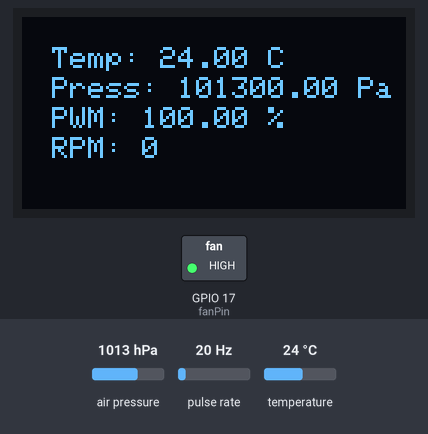
Simulated run of this sketch. Board: ESP32. Shown: 128×64 one-colour display, switched loads named in the sketch (green lamp = pin HIGH). Wiring (inferred from the names in the program): pulse sensor: data GPIO 16. Inputs (shaded band) come from the test bench; at power-on: temperature 24 °C, pulse rate 20 Hz, air pressure 1013 hPa. WiFi joins after 1.5 s; servers stay silent unless stated; the local clock reads 2024-03-15 10:24:30 at power-on unless the sketch sets it; no MQTT or app messages arrive unless stated; what the sketch prints to the serial monitor is not drawn.

Above: at 1.2 s.
1.3 s: temperature set to 20.7 °C
At 5.4 s:
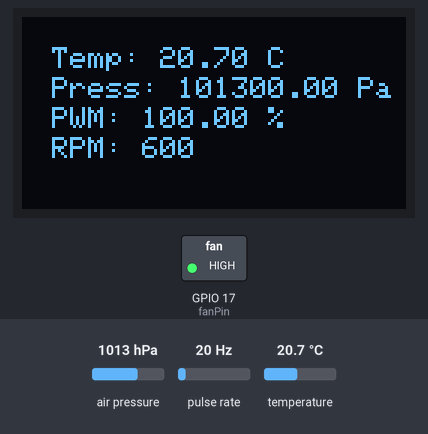
6.5 s: temperature set to 19.6 °C
At 8.2 s:
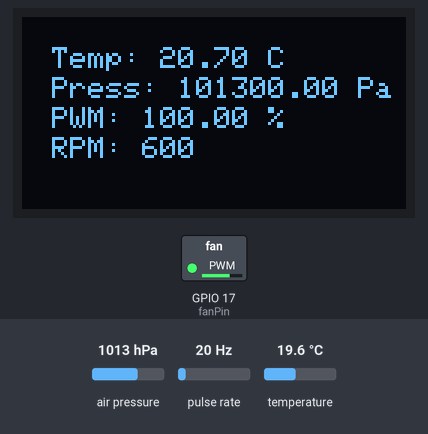
11.5 s: temperature set to 18.7 °C
At 13.2 s:
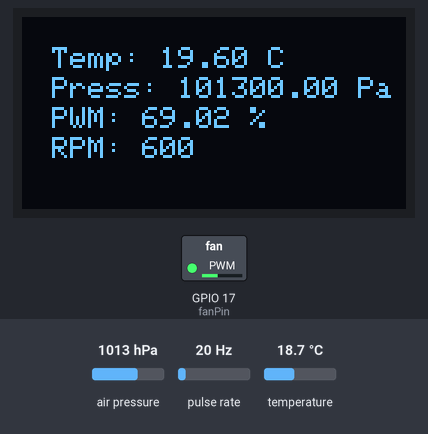
16.5 s: temperature set to 18 °C
At 18.2 s:
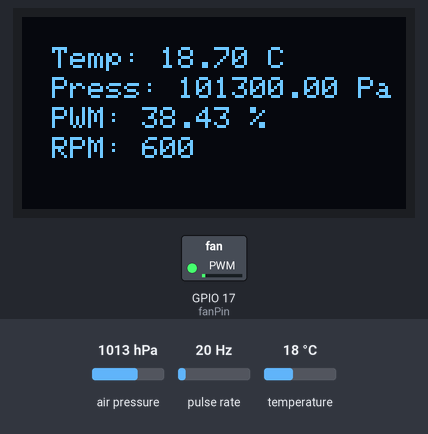
21.5 s: pulse rate (sensor on GPIO 16) set to 4 Hz
At 25.4 s:
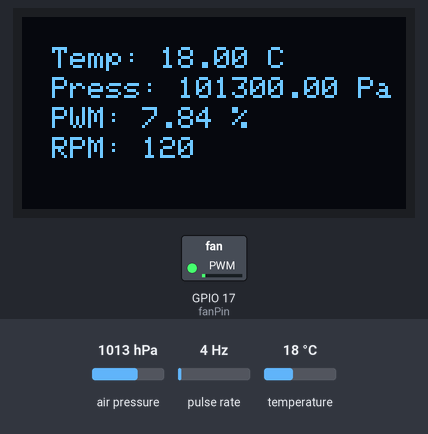
26.5 s: temperature set to 12 °C
At 30.5 s:
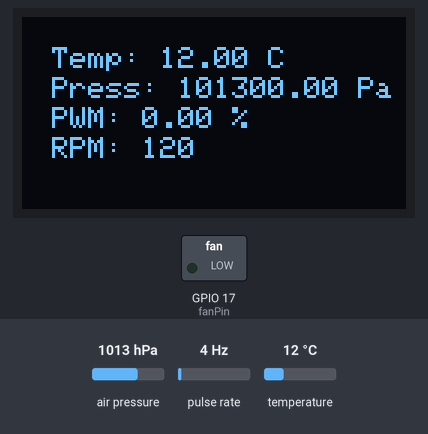
Timing chart, 0 to 32.0 s (numbered marks = the images above; inputs shaded):
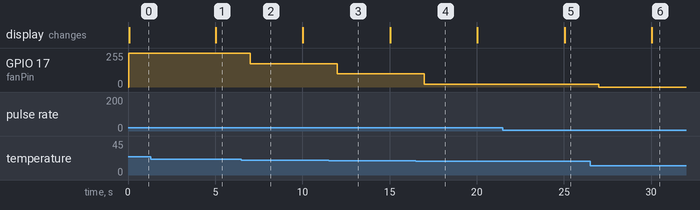

The sketch:

esp32corretto.ino
```cpp
#include <WiFi.h>
#include <PubSubClient.h>
#include <SPI.h>
#include <Wire.h>
#include <Adafruit_GFX.h>
#include <Adafruit_SSD1306.h>
#include <Adafruit_BMP280.h>
#include <ArduinoJson.h>
#include "RTClib.h"
#include <freertos/FreeRTOS.h>
#include <freertos/task.h>
#include <mutex>
#include <atomic>


#define SCREEN_WIDTH 128 // Definizione larghezza display
#define SCREEN_HEIGHT 64 // Definizione altezza display
#define OLED_RESET     -1 // Reset pin # (or -1 if sharing Arduino reset pin)
#define SCREEN_ADDRESS 0x3D // Indirizzo I2C display OLED
#define QUEUE_SIZE 100

// Dichiarazione dell'array per la coda dei messaggi
char jsonQueue[QUEUE_SIZE][500];
int queueFront = 0;
int queueRear = 0;

std::mutex m;
std::mutex s;
std::mutex fanSpeedMutex; // Dichiarazione del mutex per fanSpeed

//Imposta le credenziali Wifi
const char* ssid = "adelio"; // SSID rete Wi-Fi
const char* password = "ciaociao"; //Password rete Wi-Fi

//Imposta gli indirizzi del broker MQTT e la porta
const char* mqttServer = "192.168.171.229"; // Sostituisci con l'indirizzo IP del tuo Raspberry Pi
const int mqttPort = 1883; // Porta del broker MQTT
const char* mqtt_topic = "orario"; // Topic MQTT per l'orario

//Imposta il client Wifi e MQTT
WiFiClient espClient;
PubSubClient client(espClient);

// schermo oled e sensore pressione
Adafruit_SSD1306 display(SCREEN_WIDTH, SCREEN_HEIGHT, &Wire, OLED_RESET); // Oggetto per il display OLED
Adafruit_BMP280 bmp280; // Oggetto per il sensore BMP280
RTC_PCF8523 rtc; // Oggetto per il modulo RTC


char payload[200]; // Variabile globale per memorizzare il payload MQTT

int hours, minutes, seconds; // Variabili per memorizzare l'orario
TickType_t xLastWakeTime1;
TickType_t xLastWakeTime2;
TickType_t xLastWakeTime3;
TickType_t xLastWakeTime4;

void callback(char* topic, byte* payload, unsigned int length) {
  // Decodifica il messaggio MQTT
  payload[length] = '\0'; // Assicurati che la stringa sia terminata correttamente

  if (sscanf((char*)payload, "%d:%d:%d", &hours, &minutes, &seconds) == 3) {
    // Imposta solo l'orario RTC con i valori ottenuti
    rtc.adjust(DateTime(0, 0, 0, hours, minutes, seconds));

    // Invia una conferma di successo
    client.publish("Conferma", "Orario ricevuto con successo");
  }
}

// Dichiarazione delle funzioni per i task
void taskWiFi_MQTT(void *pvParameters);
void taskSensors(void *pvParameters);
void taskFanControl(void *pvParameters);
void taskJSONPublish(void *pvParameters);


// Definizione del task di connessione MQTT
void taskWiFi_MQTT(void *pvParameters) {
  // Connessione WiFi
  WiFi.begin(ssid, password);

  while (WiFi.status() != WL_CONNECTED) {
    vTaskDelay(pdMS_TO_TICKS(5000));
    Serial.println("Connessione alla rete Wi-Fi...");
  }

  Serial.println("Connesso alla rete Wi-Fi");  // Verifica la connessione WiFi ogni 5 secondi
  client.setServer(mqttServer, 1883);

  // In attesa dell'orario via MQTT
  client.setCallback(callback);
  client.subscribe(mqtt_topic);

  while (true) {
    if (!client.connected()) {
      reconnect();
    }

    // Esegui il loop del client MQTT ogni 100 ms
    client.loop();
  }
}


void leggiBmp280(float &a,float &b){

     a = bmp280.readTemperature();
     b = bmp280.readPressure();

}

// Dichiarazione globale di fanSpeed
int fanSpeed;

unsigned int getPWM(){
  int result = 0;

  // Blocco per evitare l'accesso concorrente a fanSpeed
  fanSpeedMutex.lock();
  result = fanSpeed;
  fanSpeedMutex.unlock();

  return result;

}

// Dichiarazione globale di rpm
volatile unsigned long rpm = 0;

unsigned long getRPM() {
  unsigned long currentRPM;
  noInterrupts();
  currentRPM = rpm;
  interrupts();
  return currentRPM;
}

void taskSensors(void *pvParameters) {

  display.begin(SSD1306_SWITCHCAPVCC, SCREEN_ADDRESS); // Inizializza display oled
  display.setTextSize(1);
  display.setTextColor(SSD1306_WHITE);
  float temp=0.0;
  float press=0.0;
  while (true) {
    // Lettura dei sensori e aggiornamento dei valori
    display.clearDisplay();
    leggiBmp280(temp,press); // lettura valori sensore
    display.setCursor(10, 10);
    display.println("Temp: " + String(temp) + " C"); // stampa temperatura
    display.setCursor(10, 20);
    display.println("Press: " + String(press) + " Pa"); // stampa pressione
    display.setCursor(10, 30);
    display.println("PWM: " + String((getPWM() / 255.0) * 100.0) + " %"); // stampa percentuale PWM
    display.setCursor(10, 40);
    display.println("RPM: " +  String(getRPM())); // stampa RPM
    display.display();

    vTaskDelayUntil(&xLastWakeTime1,5000 / portTICK_PERIOD_MS); // Lettura dei sensori ogni 5 secondi
  }
}

void taskFanControl(void *pvParameters) {
  const int fanPin = 17; // Imposta il pin per il controllo della ventola
  const float targetTemp = 17.4; // Temperatura desiderata in gradi Celsius
  const float tempTolerance = 0.4; // Tolleranza di temperatura in gradi Celsius
  const int maxFanSpeed = 255; // Velocità massima della ventola (0-255)

  const int PWM_min = 0;
  const int PWM_max = 255;
  const int Velocita_min = 0;
  const int Velocita_max = 5000;

  pinMode(fanPin, OUTPUT);

  while (true) {
    float currentTemp = bmp280.readTemperature(); // Leggi la temperatura attuale dal tuo sensore
    float tempDifference = currentTemp-targetTemp;

    // Calcola la velocità della ventola in base alla differenza di temperatura
    //fanSpeed = map(tempDifference, -tempTolerance, tempTolerance, 0, maxFanSpeed);
    if (tempDifference > tempTolerance) {
     // Temperatura troppo alta, calcola la velocità in base alla differenza di temperatura
     fanSpeed = map(tempDifference, 0, 3, 20, maxFanSpeed);
     fanSpeed = constrain(fanSpeed, 0, maxFanSpeed);
     }
    else if (tempDifference < -tempTolerance) {
     // Temperatura troppo bassa, disattiva gradualmente la ventola
     fanSpeed = map(tempDifference, -tempTolerance, 0, maxFanSpeed, 0);
     fanSpeed = constrain(fanSpeed, 0, maxFanSpeed);
     }
    else {
     // Temperatura nella soglia di tolleranza, mantieni la velocità attuale
      }
    analogWrite(fanPin, fanSpeed);

    vTaskDelayUntil(&xLastWakeTime2,1000 / portTICK_PERIOD_MS); // Controllo della ventola ogni secondo
   }
 }

void taskJSONPublish(void *pvParameters) {
  StaticJsonDocument<200> doc ;
  char output[500];


  while (true) {
    doc.clear();
    // Acquisisci l'orario corrente
    DateTime now = rtc.now();
    char formattedTime[10];
    snprintf(formattedTime, sizeof(formattedTime), "%02d:%02d:%02d", now.hour(), now.minute(), now.second());

    // Crea un oggetto JSON e aggiungi i dati
    StaticJsonDocument<200> doc;
    doc["time"] = formattedTime;

    float temp = 0.0;
    float press = 0.0;
    leggiBmp280(temp, press);

    doc["temperatura"] = temp;
    doc["pressione"] = press;
    doc["Potenza della ventola"] = String((getPWM() / 255.0) * 100.0) + " %";
    doc["RPM"] = getRPM();

    serializeJson(doc, output);

    if (client.connected()) {
      // Invia il JSON se c'è connessione
      client.publish("parametri", output);
      Serial.println("JSON inviato: ");
      Serial.println(output);
    } else {
      // La connessione MQTT non è disponibile, quindi aggiungi il JSON alla coda
      if (((queueRear + 1) % QUEUE_SIZE) != queueFront) {
        strcpy(jsonQueue[queueRear], output);
        queueRear = (queueRear + 1) % QUEUE_SIZE;
        Serial.println("JSON aggiunto alla coda: ");
        Serial.println(output);


      }
    }

    vTaskDelayUntil(&xLastWakeTime3,5000 / portTICK_PERIOD_MS); // Invio dei dati JSON ogni 5 secondi
  }
}


const int tachPin = 16;
volatile unsigned long pulseCount = 0;

void countPulse() {
  pulseCount++;
}

void readRPMTask(void *pvParameters) {
  (void)pvParameters;

  while (true) {
    noInterrupts();
    unsigned long currentPulseCount = pulseCount;
    pulseCount = 0; // Resetta il conteggio degli impulsi
    interrupts();
    rpm = (currentPulseCount * 60000UL) / (1000 * 2UL); // Il sensore dà due impulsi per ogni rotazione completa
    vTaskDelay(pdMS_TO_TICKS(1000)); // Attendi 1 s prima di eseguire un nuovo controllo
  }
}

void setup() {
  xLastWakeTime1 = xTaskGetTickCount();
  xLastWakeTime2 = xTaskGetTickCount();
  xLastWakeTime3 = xTaskGetTickCount();
  xLastWakeTime4 = xTaskGetTickCount();
  Wire.begin();
  Serial.begin(115200);
  if (! rtc.begin()) {
    Serial.println("Couldn't find RTC");
    while (1) delay(10);
  }
  if (! rtc.initialized() || rtc.lostPower()) {
    Serial.println("RTC is NOT initialized, let's set the time!");
  }
  rtc.start();
  boolean status = bmp280.begin(0x77); //inizializza sensore
  pinMode(tachPin, INPUT_PULLUP);
  attachInterrupt(digitalPinToInterrupt(tachPin), countPulse, RISING);
  // Creazione dei task
  xTaskCreatePinnedToCore(readRPMTask,"readRPMTask", 4000, NULL, 3, NULL, ARDUINO_RUNNING_CORE);
  xTaskCreatePinnedToCore(taskWiFi_MQTT, "WiFi_MQTT Task", 4000, NULL, 1, NULL, ARDUINO_RUNNING_CORE);
  xTaskCreatePinnedToCore(taskSensors, "Sensors Task", 4000, NULL, 3, NULL, ARDUINO_RUNNING_CORE);
  xTaskCreatePinnedToCore(taskFanControl, "Fan Control Task", 4000, NULL, 2, NULL, ARDUINO_RUNNING_CORE);
  xTaskCreatePinnedToCore(taskJSONPublish, "JSON Publish Task", 4000, NULL, 4, NULL, ARDUINO_RUNNING_CORE);

}


void loop() {
  // Non utilizzato quando si utilizza FreeRTOS
}

void reconnect() {
  // Loop fino a quando non ci si è riconnessi al broker MQTT
  while (!client.connected()) {
    Serial.println("Connessione al broker MQTT...");
    if (client.connect("ESP32Client")) {
      Serial.println("Connesso al broker MQTT");


      // La connessione è stata ripristinata, invia i messaggi dalla coda
      while (queueFront != queueRear) {
        vTaskDelay(pdMS_TO_TICKS(500));
        client.publish("parametri", jsonQueue[queueFront]);
        Serial.println("JSON della coda inviato: ");
        Serial.println(jsonQueue[queueFront]);
        queueFront = (queueFront + 1) % QUEUE_SIZE;

      }

      client.subscribe(mqtt_topic); // Sottoscrivi al topic solo se la connessione è stata stabilita
    } else {
      Serial.print("Errore di connessione, rc=");
      Serial.println(client.state());
      Serial.println(" Riprovo tra 5 secondi...");
      vTaskDelayUntil(&xLastWakeTime4 ,5000 / portTICK_PERIOD_MS);
    }
  }
}
```

Measured:
- the behaviour switches between 20.4 and 20.3 °C on temperature (found by bisection; images 1 and 2)
- the behaviour switches between 19.4 and 19.3 °C on temperature (found by bisection; images 2 and 3)
- the behaviour switches between 18.4 and 18.3 °C on temperature (found by bisection; images 3 and 4)
- after the input at 1.3 s, the display: changes after 3.7 s (image 1)
- after the input at 6.5 s, GPIO 17 (fanPin): 255/255 → 176/255 after 0.50 s
- after the input at 11.5 s, GPIO 17 (fanPin): 176/255 → 98/255 after 0.50 s
- after the input at 16.5 s, GPIO 17 (fanPin): 98/255 → 20/255 after 0.50 s
- after the input at 21.5 s, the display: changes after 3.5 s (image 5)
- after the input at 26.5 s, GPIO 17 (fanPin): 20/255 → 0/255 after 0.50 s; the display: changes after 3.5 s (image 6)
